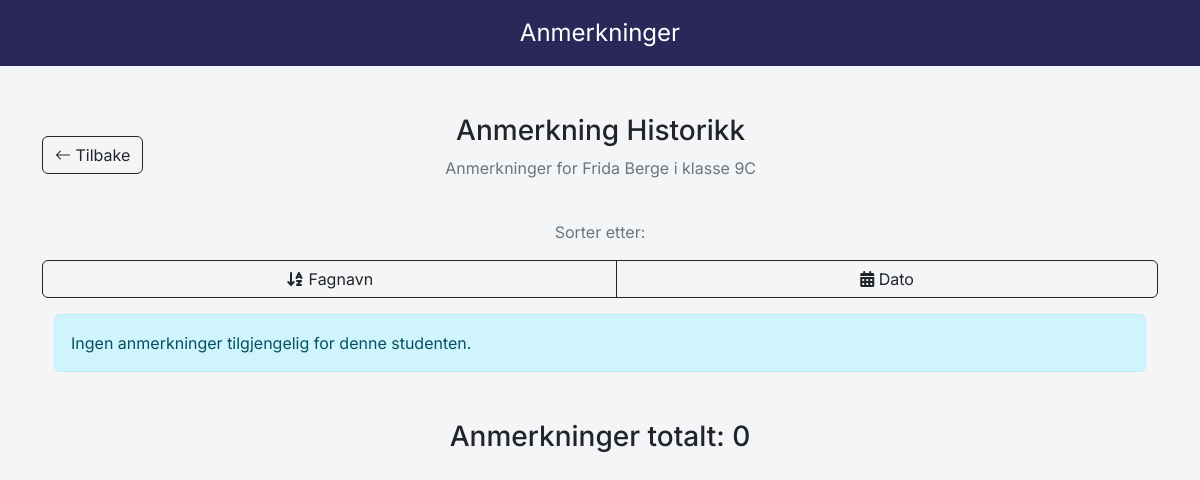
/annotation/view-annotation.php?id=63&sort=subjectSort (signed in), run on an earlier commit of the app's database.
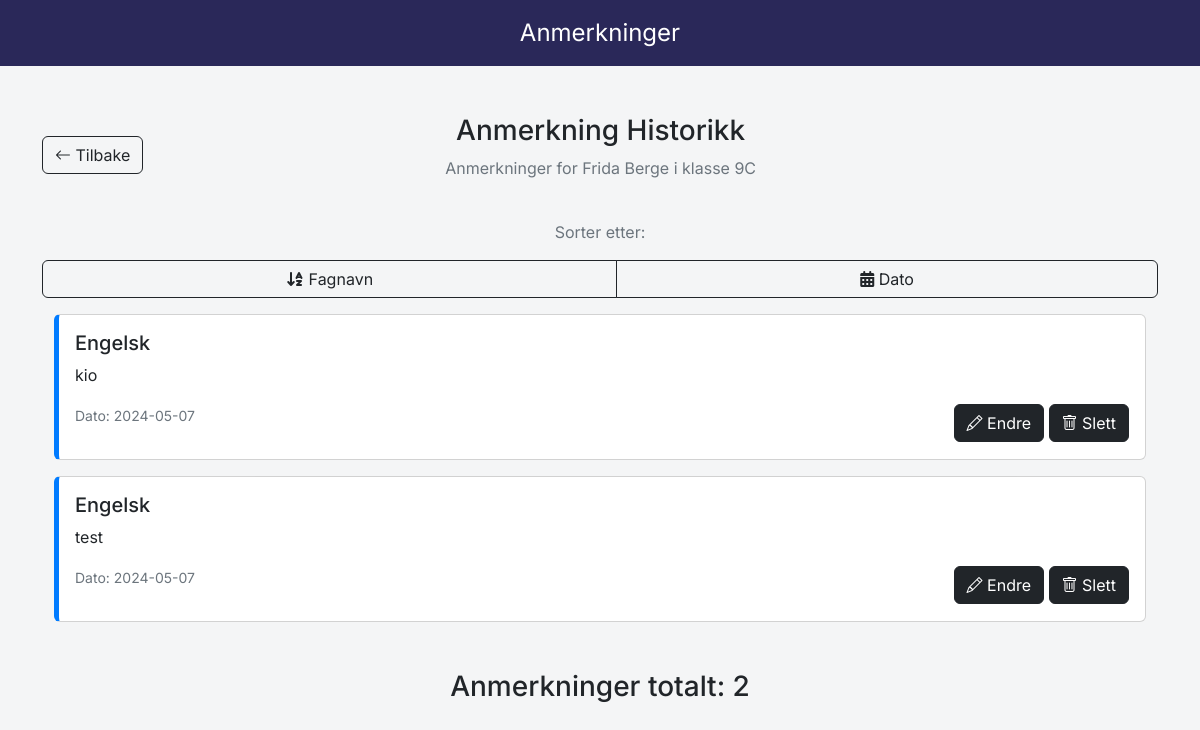
And on a later commit of the database.
### tables this page shows
CREATE TABLE `students` (
  `id` int(50) NOT NULL,
  `first_name` varchar(50) NOT NULL,
  `last_name` varchar(50) NOT NULL,
  `class` varchar(50) NOT NULL,
  `absence` varchar(50) NOT NULL,
  `comment` varchar(200) NOT NULL
);

CREATE TABLE `annotations` (
  `annotation_id` int(50) NOT NULL,
  `student_id` int(50) NOT NULL,
  `subject_type` varchar(50) NOT NULL,
  `annotation_text` varchar(200) NOT NULL,
  `annotation_date` varchar(50) NOT NULL
);

### annotation/view-annotation.php (the view, shortened to what this page needs)
<?php
include "../db_conn.php";
$id = $_GET["id"];
if (!isset($_GET["sort"])) {
    $sortType = "dateSort";
} else {
    $sortType = $_GET["sort"];
}
if ($sortType === "subjectSort") {
    $orderBy = "subject_type ASC";
} elseif ($sortType === "dateSort") {
    $orderBy = "STR_TO_DATE(annotation_date, '%d.%m.%Y') DESC";
} else {
    $orderBy = "STR_TO_DATE(annotation_date, '%d.%m.%Y') DESC";
}
$sql = "SELECT * FROM `students` WHERE id = $id LIMIT 1";
$result = mysqli_query($conn, $sql);
$row = mysqli_fetch_assoc($result);
$annotationsSql = "SELECT * FROM annotations WHERE student_id = $id ORDER BY $orderBy";
$annotationsResult = mysqli_query($conn, $annotationsSql);
$totalAnnotations = mysqli_num_rows($annotationsResult);
function subjectColor($subjectType) {
    switch($subjectType) {
        case 'Engelsk':
            return 'callout-blue';
    }
}
?>
<!DOCTYPE html>
<html lang="en">
<head>
    <link href="https://cdn.jsdelivr.net/npm/bootstrap@5.2.3/dist/css/bootstrap.min.css" rel="stylesheet"
>
    <link href="https://cdn.jsdelivr.net/npm/bootstrap-icons/font/bootstrap-icons.css" rel="stylesheet">
    <link rel="stylesheet"
        href="https://cdnjs.cloudflare.com/ajax/libs/font-awesome/6.4.0/css/all.min.css"
 />
    <link rel="stylesheet" href="../style.css"/>
</head>
<body>
<nav class="navbar navbar-light justify-content-center fs-4 mb-5 custom-navlinks text-white">
        Anmerkninger
</nav>
    <div class="container">
        <div class="d-flex align-items-center mb-4">
            <a href="annotation.php" id="small-btn-back" class="btn btn-outline-dark"><i class="bi bi-arrow-left"></i> Tilbake</a>
            <div class="mx-auto text-center">
                <h3>Anmerkning Historikk</h3>
                <p class="text-muted">Anmerkninger for <?php echo $row["first_name"] . ' ' . $row["last_name"]?> i klasse <?php echo $row["class"]?></p>
            </div>
            <div>
            </div>
        </div>
        <div class="mx-auto text-center">
                <p class="text-muted">Sorter etter:</p>
        </div>
        <div class="btn-group mb-3 d-flex">
            <a href="view-annotation.php?id=<?php echo $row["id"] ?>&sort=subjectSort" class="btn btn-outline-dark" id="fagnavn-btn"><i class="fa-solid fa-arrow-down-a-z"></i> Fagnavn</a>
            <a href="view-annotation.php?id=<?php echo $row["id"] ?>&sort=dateSort" class="btn btn-outline-dark"><i class="fas fa-calendar-alt"></i> Dato</a>
        </div>
        <div class="container">
        <?php
        if (mysqli_num_rows($annotationsResult) > 0) {
            while ($annotationRow = mysqli_fetch_assoc($annotationsResult)) {
        ?>
                <div class="card mb-3 <?php echo subjectColor($annotationRow["subject_type"]); ?>">
                    <div class="card-body">
                        <h5 class="card-title"><?php echo $annotationRow["subject_type"]; ?></h5>
                        <p class="card-text"><?php echo $annotationRow["annotation_text"]; ?></p>
                        <div class="d-flex justify-content-between align-items-center">
                            <p class="card-text"><small class="text-muted">Dato: <?php echo $annotationRow["annotation_date"]; ?></small></p>
                            <div>
                                <a href="edit-annotation.php?id=<?php echo $annotationRow['annotation_id']; ?>" class="btn btn-dark"><i class="bi bi-pencil"></i> Endre</a>
                                <a href="delete-annotation.php?id=<?php echo $annotationRow['annotation_id']; ?>" class="btn btn-dark"><i class="bi bi-trash"></i> Slett</a>
                            </div>
                        </div>
                    </div>
                </div>
        <?php
            }
        } else {
            echo '<div class="alert alert-info" role="alert">Ingen anmerkninger tilgjengelig for denne studenten.</div>';
        }
        ?>
    </div>
    </div>
    <div class="mx-auto text-center mt-5">
        <h3>Anmerkninger totalt: <?php echo $totalAnnotations; ?></h3>
    </div>
</body>
</html>

### style.css (style rules this page uses)
* { font-family: 'Inter', sans-serif; }
body { background-color: #F4F5F6; }
html { scroll-behavior: smooth; }
.custom-navlinks { background-color: #2A2859; padding: 15px; }
a { color: #000000; text-decoration: none; }

### annotation/view-annotation.php (style rules this page uses)
.callout-blue { border-left: 5px solid #007bff; }

What changed in the data, as far as the page shows it:
added annotations: subject_type "Engelsk", annotation_text "kio", annotation_date "2024-05-07"
added annotations: subject_type "Engelsk", annotation_text "test", annotation_date "2024-05-07"
Also different on the page:
$totalAnnotations: "0" → "2"
text no longer shown: "Ingen anmerkninger tilgjengelig for denne studenten."
